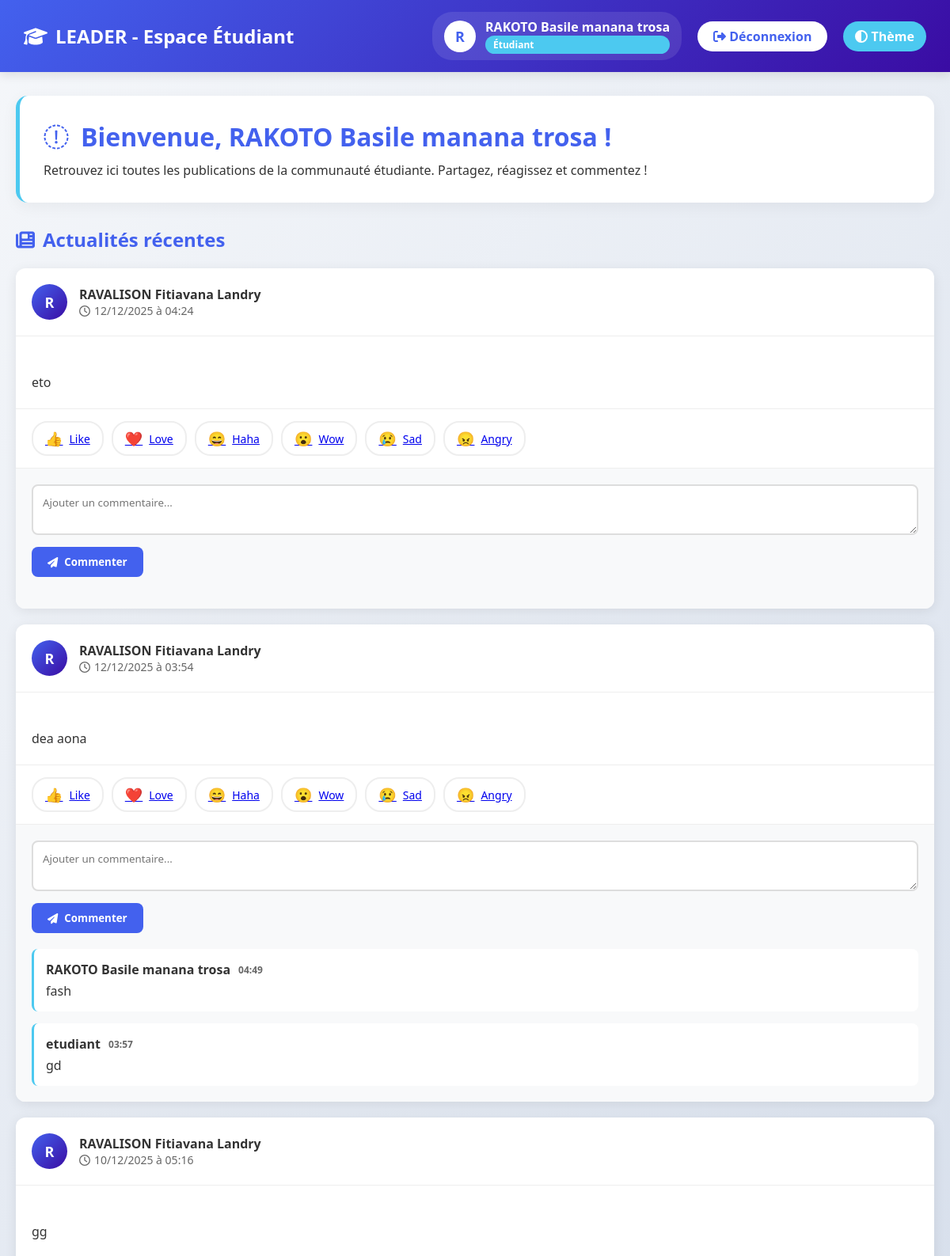
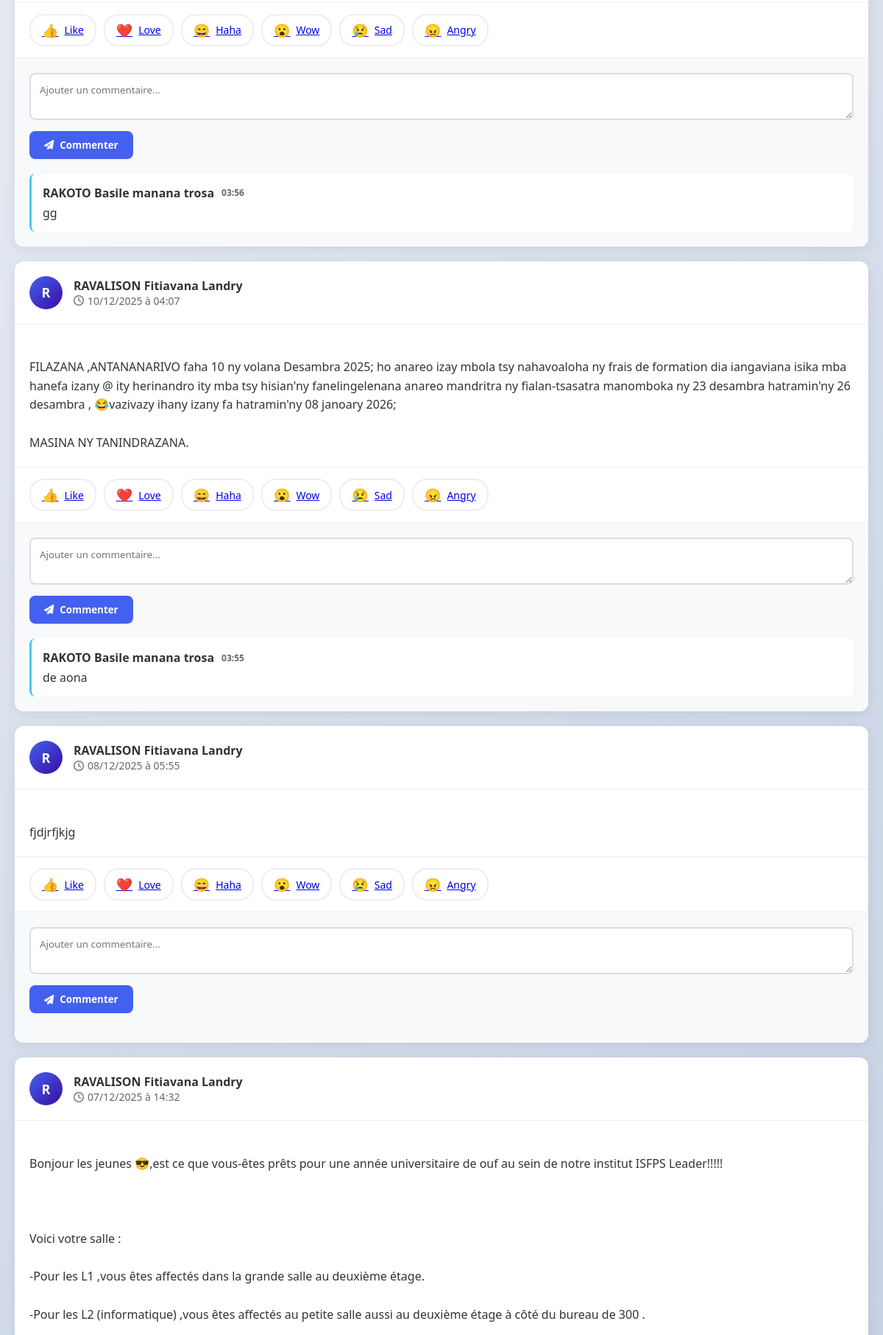
The app's page /dashboard.php (signed in, upper part) with its own data (2 pictures, top to bottom).
### tables this page shows
CREATE TABLE `post` (
  `id` int(11) NOT NULL,
  `utilisateur_id` int(11) NOT NULL,
  `contenu` text NOT NULL,
  `created_at` timestamp NOT NULL DEFAULT current_timestamp()
);

CREATE TABLE `utilisateur` (
  `id` int(11) NOT NULL,
  `nom` varchar(100) NOT NULL,
  `email` varchar(150) NOT NULL,
  `motdepasse` varchar(255) NOT NULL,
  `role` enum('admin','etudiant') NOT NULL DEFAULT 'etudiant',
  `created_at` timestamp NOT NULL DEFAULT current_timestamp()
);

CREATE TABLE `commentaire` (
  `id` int(11) NOT NULL,
  `post_id` int(11) NOT NULL,
  `utilisateur_id` int(11) NOT NULL,
  `contenu` text NOT NULL,
  `created_at` timestamp NOT NULL DEFAULT current_timestamp()
);

### dashboard.php (the view, shortened to what this page needs)
<?php
$user_name = $_SESSION['nom'];
function getStudentPosts() {
    try {
        $pdo = getDB();
        $stmt = $pdo->query("
            SELECT p.*, u.nom as auteur
            FROM post p
            JOIN utilisateur u ON p.utilisateur_id = u.id
            ORDER BY p.created_at DESC
            LIMIT 20
        ");
        return $stmt->fetchAll();
    } catch(Exception $e) {
        return [];
    }
}
$posts = getStudentPosts();
?>
<!DOCTYPE html>
<html lang="fr">
<head>
    <link rel="stylesheet" href="assets/css/fontawesome.min.css">
</head>
<body class="light-theme">
    <header class="student-header">
        <div class="header-content">
            <div class="logo">
                <i class="fas fa-graduation-cap"></i>
                LEADER - Espace Étudiant
            </div>
            <div class="user-menu">
                <div class="student-info">
                    <div class="student-avatar">
                        <?php echo strtoupper(substr($user_name, 0, 1)); ?>
                    </div>
                    <div>
                        <div class="student-name"><?php echo htmlspecialchars($user_name); ?></div>
                        <div class="student-badge">Étudiant</div>
                    </div>
                </div>
                <a href="logout.php" class="logout-btn">
                    <i class="fas fa-sign-out-alt"></i>
                    Déconnexion
                </a>
                <div class="theme-toggle" id="themeToggle">
                    <i class="fas fa-adjust"></i> Thème
                </div>
            </div>
        </div>
    </header>
    <div class="container">
        <div class="welcome-card">
            <h1>
                <i class="fas fa-hand-wave"></i>
                Bienvenue, <?php echo htmlspecialchars($user_name); ?> !
            </h1>
            <p>Retrouvez ici toutes les publications de la communauté étudiante. Partagez, réagissez et commentez !</p>
        </div>
        <h2 class="section-title">
            <i class="fas fa-newspaper"></i>
            Actualités récentes
        </h2>
        <div class="posts-container">
            <?php if (empty($posts)): ?>
                <div class="empty-state">
                    <div class="empty-icon">
                        <i class="fas fa-newspaper"></i>
                    </div>
                    <h3>Aucune publication pour le moment</h3>
                    <p>Soyez le premier à partager quelque chose !</p>
                </div>
            <?php else: ?>
                <?php foreach ($posts as $post): ?>
                    <div class="post-card" id="post-<?php echo $post['id']; ?>">
                        <div class="post-header">
                            <div class="author-avatar">
                                <?php echo strtoupper(substr($post['auteur'], 0, 1)); ?>
                            </div>
                            <div class="author-info">
                                <div class="author-name"><?php echo htmlspecialchars($post['auteur']); ?></div>
                                <div class="post-date">
                                    <i class="far fa-clock"></i>
                                    <?php
                                        $date = new DateTime($post['created_at']);
                                        echo $date->format('d/m/Y à H:i');
                                    ?>
                                </div>
                            </div>
                        </div>
                        <div class="post-content">
                            <?php echo nl2br(htmlspecialchars($post['contenu'])); ?>
                        </div>
                        <div class="reactions-bar">
                            <?php
                            $reactions = ['like'=>'👍','love'=>'❤️','haha'=>'😄','wow'=>'😮','sad'=>'😢','angry'=>'😠'];
                            foreach($reactions as $type => $emoji):
                            ?>
                            <a href="dashboard.php?react=1&post_id=<?php echo $post['id']; ?>&type=<?php echo $type; ?>" class="reaction-btn">
                                <span class="reaction-emoji"><?php echo $emoji; ?></span>
                                <span><?php echo ucfirst($type); ?></span>
                            </a>
                            <?php endforeach; ?>
                        </div>
                        <div class="comments-section">
                            <form method="POST" class="comment-form">
                                <textarea name="contenu" placeholder="Ajouter un commentaire..." rows="2" required></textarea>
                                <button type="submit" name="add_comment" class="comment-btn">
                                    <i class="fas fa-paper-plane"></i> Commenter
                                </button>
                            </form>
                            <?php
                            try {
                                $pdo = getDB();
                                $stmt = $pdo->prepare("
                                    SELECT c.*, u.nom as auteur
                                    FROM commentaire c
                                    JOIN utilisateur u ON c.utilisateur_id = u.id
                                    WHERE c.post_id = ?
                                    ORDER BY c.created_at DESC
                                ");
                                $stmt->execute([$post['id']]);
                                $comments = $stmt->fetchAll();
                            } catch(Exception $e) {
                                $comments = [];
                            }
                            ?>
                            <?php if (!empty($comments)): ?>
                                <div class="comments-list">
                                    <?php foreach ($comments as $comment): ?>
                                        <div class="comment">
                                            <div class="comment-author">
                                                <strong><?php echo htmlspecialchars($comment['auteur']); ?></strong>
                                                <span class="comment-time">
                                                    <?php echo date('H:i', strtotime($comment['created_at'])); ?>
                                                </span>
                                            </div>
                                            <p><?php echo nl2br(htmlspecialchars($comment['contenu'])); ?></p>
                                        </div>
                                    <?php endforeach; ?>
                                </div>
                            <?php endif; ?>
                        </div>
                    </div>
                <?php endforeach; ?>
            <?php endif; ?>
        </div>
    </div>
</body>
</html>

### dashboard.php (style rules this page uses)
* { margin:0;padding:0;box-sizing:border-box;font-family:'Segoe UI',Tahoma,Geneva,Verdana,sans-serif; }
body { min-height:100vh;color:#333;transition: all 0.3s; }
body.light-theme { background: linear-gradient(135deg,#f5f7fa 0%,#c3cfe2 100%);color:#333; }
.student-header { background: linear-gradient(135deg,#4361ee 0%,#3a0ca3 100%);color:white;padding:15px 30px;box-shadow:0 4px 12px rgba(0,0,0,0.1); }
.header-content { max-width:1200px;margin:0 auto;display:flex;justify-content:space-between;align-items:center; }
.logo { display:flex;align-items:center;gap:10px;font-size:24px;font-weight:bold; }
.user-menu { display:flex;align-items:center;gap:20px; }
.student-info { display:flex;align-items:center;gap:12px;padding:8px 15px;background:rgba(255,255,255,0.1);border-radius:25px; }
.student-avatar { width:40px;height:40px;background:white;color:#4361ee;border-radius:50%;display:flex;align-items:center;justify-content:center;font-weight:bold;font-size:18px; }
.student-name { font-weight:600; }
.student-badge { background:#4cc9f0;padding:3px 10px;border-radius:15px;font-size:12px;font-weight:bold; }
.logout-btn { background:white;color:#4361ee;padding:8px 20px;border-radius:20px;text-decoration:none;font-weight:600;transition:all 0.3s; }
.theme-toggle { cursor:pointer;padding:8px 15px;background:#4cc9f0;color:white;border-radius:20px;font-weight:600;transition:0.3s; }
.container { max-width:1200px;margin:30px auto;padding:0 20px; }
.welcome-card { background:white;padding:30px;border-radius:15px;margin-bottom:30px;box-shadow:0 5px 20px rgba(0,0,0,0.05);border-left:5px solid #4cc9f0; }
.welcome-card h1 { color:#4361ee;margin-bottom:10px;display:flex;align-items:center;gap:15px; }
.section-title { color:#4361ee;margin-bottom:20px;display:flex;align-items:center;gap:10px; }
.posts-container { display:grid;gap:20px; }
.post-card { background:white;border-radius:12px;overflow:hidden;box-shadow:0 3px 15px rgba(0,0,0,0.08);transition:all 0.3s;animation:fadeIn 0.5s ease-out; }
.post-header { padding:20px;border-bottom:1px solid #eee;display:flex;align-items:center;gap:15px; }
.author-avatar { width:45px;height:45px;background:linear-gradient(135deg,#4361ee,#3a0ca3);color:white;border-radius:50%;display:flex;align-items:center;justify-content:center;font-weight:bold;font-size:18px; }
.author-info { flex:1; }
.author-name { font-weight:600;color:#333; }
.post-date { font-size:14px;color:#666;display:flex;align-items:center;gap:5px; }
.post-content { padding:20px;line-height:1.6;white-space:pre-line; }
.reactions-bar { padding:15px 20px;border-top:1px solid #eee;display:flex;gap:10px;align-items:center; }
.reaction-btn { padding:8px 15px;border:2px solid #eee;background:white;border-radius:20px;cursor:pointer;display:flex;align-items:center;gap:8px;transition:all 0.3s;font-size:14px; }
.reaction-emoji { font-size:18px; }
.comments-section { padding:20px;border-top:1px solid #eee;background:#f8f9fa; }
.comment-form { margin-bottom:20px; }
.comment-form textarea { width:100%;padding:12px;border:2px solid #ddd;border-radius:8px;resize:vertical;margin-bottom:10px;font-family:inherit; }
.comment-btn { background:#4361ee;color:white;border:none;padding:10px 20px;border-radius:8px;cursor:pointer;font-weight:600;display:flex;align-items:center;gap:8px; }
.comments-list { display:flex;flex-direction:column;gap:15px; }
.comment { background:white;padding:15px;border-radius:8px;border-left:3px solid #4cc9f0; }
.comment-author { font-weight:600;margin-bottom:5px;display:flex;align-items:center;gap:10px; }
.comment-time { font-size:12px;color:#666; }

### records on screen
post: utilisateur.nom "R", utilisateur.nom "RAVALISON Fitiavana Landry", created_at "12/12/2025 à 04:24", contenu "eto", emoji "👍", type "Like", emoji "❤️", type "Love", emoji "😄", type "Haha", emoji "😮", type "Wow", emoji "😢", type "Sad", emoji "😠", type "Angry"
post: utilisateur.nom "R", utilisateur.nom "RAVALISON Fitiavana Landry", created_at "12/12/2025 à 03:54", contenu "dea aona", emoji "👍", type "Like", emoji "❤️", type "Love", emoji "😄", type "Haha", emoji "😮", type "Wow", emoji "😢", type "Sad", emoji "😠", type "Angry"
commentaire: utilisateur.nom "RAKOTO Basile manana trosa", created_at "04:49", contenu "fash"
commentaire: utilisateur.nom "etudiant", created_at "03:57", contenu "gd"
post: utilisateur.nom "R", utilisateur.nom "RAVALISON Fitiavana Landry", created_at "10/12/2025 à 05:16", contenu "gg", emoji "👍", type "Like", emoji "❤️", type "Love", emoji "😄", type "Haha", emoji "😮", type "Wow", emoji "😢", type "Sad", emoji "😠", type "Angry"
commentaire: utilisateur.nom "RAKOTO Basile manana trosa", created_at "03:56", contenu "gg"
post: utilisateur.nom "R", utilisateur.nom "RAVALISON Fitiavana Landry", created_at "10/12/2025 à 04:07", contenu "FILAZANA ,ANTANANARIVO faha 10 ny volana Desambra 2025; ho anareo izay mbola tsy nahavoaloha ny frais de formation dia iangaviana isika mba hanefa izany @ ity herinandro ity mba tsy hisian'ny fanelingelenana anareo mandritra ny fialan-tsasatra manomboka ny 23 desambra hatramin'ny 26 desambra , 😂vazivazy ihany izany fa hatramin'ny 08 janoary 2026; MASINA NY TANINDRAZANA.", emoji "👍", type "Like", emoji "❤️", type "Love", emoji "😄", type "Haha", emoji "😮", type "Wow", emoji "😢", type "Sad", emoji "😠", type "Angry"
commentaire: utilisateur.nom "RAKOTO Basile manana trosa", created_at "03:55", contenu "de aona"
post: utilisateur.nom "R", utilisateur.nom "RAVALISON Fitiavana Landry", created_at "08/12/2025 à 05:55", contenu "fjdjrfjkjg", emoji "👍", type "Like", emoji "❤️", type "Love", emoji "😄", type "Haha", emoji "😮", type "Wow", emoji "😢", type "Sad", emoji "😠", type "Angry"
post: utilisateur.nom "R", utilisateur.nom "RAVALISON Fitiavana Landry", created_at "07/12/2025 à 14:32", contenu "Bonjour les jeunes 😎,est ce que vous-êtes prêts pour une année universitaire de ouf au sein de notre institut ISFPS Leader!!!!! Voici votre salle : -Pour les L1 ,vous êtes affectés dans la grande salle au deuxième étage. -Pour les L2 (informatique) ,vous êtes affectés au petite salle aussi au deuxième étage à côté du bureau de 300 ."

### other values on screen
substr($user_name, 0, 1) "R"
$user_name "RAKOTO Basile manana trosa"
